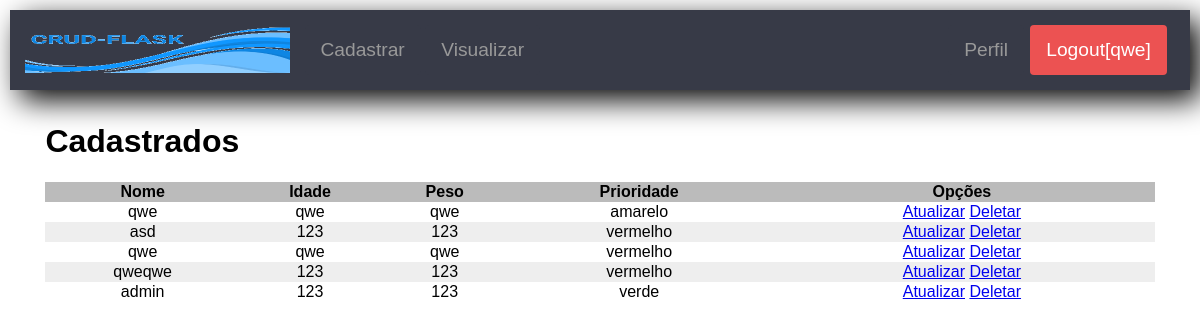
Page /read (signed in) on the committed database.
### app/models.py (models this page shows, shortened)
class User(UserMixin, db.Model):
    id = db.Column(db.Integer, primary_key=True)
    username = db.Column(db.String(64), index=True, unique=True)
    email = db.Column(db.String(120), index=True, unique=True)
    password_hash = db.Column(db.String(128))
    last_seen = db.Column(db.DateTime, default=datetime.utcnow)
    permissions = db.Column(db.String(3))
    status = db.Column(db.String(10))
    cosia = db.relationship('Coisa', backref='QualquerCoisa', lazy='dynamic')

class Coisa(db.Model):
    id = db.Column(db.Integer, primary_key=True)
    name = db.Column(db.String(64))
    age = db.Column(db.String(5))
    weight = db.Column(db.String(5))
    priority = db.Column(db.String(20))
    user_id = db.Column(db.Integer, db.ForeignKey('user.id'))

### app/routes.py (the view)
@app.route("/read", methods=['GET', 'POST'])
@login_required
def read():
    if current_user.permissions == 'create_read' or 'update' or 'crud':
        u = int(current_user.id)
        coisa = Coisa.query.filter_by(user_id=u)
        size = len(list(coisa))
        return render_template('list_data.html', size=size, coisas=coisa)
    return render_template('404.html')

### app/models.py (called while the page is built)
@login.user_loader
def load_user(id):
    return User.query.get(int(id))

### app/routes.py (called while the page is built)
@app.before_request
def before_request():
    if current_user.is_authenticated:
        current_user.last_seen = datetime.utcnow()
        db.session.commit()
    g.locale = str(get_locale())

### app/templates/list_data.html (shortened to what this page needs)
{% extends "index.html" %}
{% block content %}
<h1>Cadastrados</h1>
  {% if size != 0 %}
  <table>
  <thead>
    <tr>
      <th>Nome</th>
      <th>Idade</th>
      <th>Peso</th>
      <th>Prioridade</th>
      <th>Opções</th>
    </tr>
  </thead>
  {% for coisa in coisas%}
  <tr>
    <td>{{coisa.name}}</td>
    <td>{{coisa.age}}</td>
    <td>{{coisa.weight}}</td>
    <td>{{coisa.priority}}</td>
    <td>
        {% if current_user.permissions == 'update' or 'crud' %}
            <a href="{{ url_for('update',cid=coisa.id ,name=coisa.name) }}">Atualizar</a>
        {% else %}
            Atualizar
        {% endif %}
        {% if current_user.permissions == 'delete' or 'crud' %}
            <a href="{{ url_for('delete',cid=coisa.id ,name=coisa.name) }}">Deletar</a>
        {% else %}
            Deletar
        {% endif %}
    </td>
  </tr>
{% endfor %}
  </table>
  {% else %}
  <div>
    Não há registro
  </div>
  {% endif %}
</div>
{% endblock %}

### app/templates/index.html (shortened to what this page needs)
<!DOCTYPE html>
<html lang="pt-br">
<head>
        <link href="https://maxcdn.bootstrapcdn.com/font-awesome/4.7.0/css/font-awesome.min.css" rel="stylesheet">
    <link rel="stylesheet" href="{{ url_for('static', filename='css/crf.css')}}">
</head>
<body>
    <header class="cabecalho">
        <div class="logo">
            <a href="{{ url_for('index')}}">
                <img src="{{url_for('static', filename='img/logo_flask.png')}}" alt="Logo" />
            </a>
        </div>
        {% if current_user.is_anonymous %}
            <aside class="lateral">
                <a href="{{ url_for('login') }}" class="btn-blue">Fazer login</a>
                <a href="{{ url_for('register') }}" class="botao btn-red">Cadastrar-se</a>
            </aside>
        {% elif current_user.permissions == 'create_read' or 'update' or 'crud' %}
        <nav class="menu">
            <ul>
                <li>
                    <a href="{{ url_for('create') }}" class="btn">Cadastrar</a>
                    <a href="{{ url_for('read') }}" class="btn">Visualizar</a>
                </li>
            </ul>
        </nav>
        {% endif %}
        {% if not current_user.is_anonymous %}
        <aside class="lateral">
            <a href="{{ url_for('user', username=current_user.username) }}" class="btn">Perfil</a>
            <a href="{{ url_for('logout') }}" class="btn-red botao">{{ _('Logout')}}[{{(current_user.username)}}]</a>
        </aside>
        {% endif %}
    </header>
    <div class="centro">
        {% block content %}{% endblock %}
</body>
</html>

### app/static/css/crf.css (style rules this page uses)
body { margin: 10px; font-family: sans-serif; }
.cabecalho { background: #373a47; box-shadow: 10px 10px 30px 0px rgba(0,0,0,1); height: 80px; }
.cabecalho a { text-decoration: none; font-size: 1.2em; padding: 10px 15px; }
.logo img { height: 50px; }
.menu ul { list-style: none; margin: 0; padding: 0; }
.btn { color: #999; background: #373a47; display: inline-block; margin-bottom: 0; font-weight: 400; text-align: center; white-space: nowrap; vertical-align: middle; border: 1px solid transparent; padding: 6px 12px; font-size: 14px; line-height: 1.42857143; border-radius: 4px; background-image: none; font-size: 1.2em; }
.btn-red { color: #fff; background: #ec5252; display: inline-block; margin-bottom: 0; font-weight: 400; text-align: center; white-space: nowrap; vertical-align: middle; border: 1px solid transparent; padding: 6px 12px; font-size: 14px; line-height: 1.42857143; border-radius: 4px; background-image: none; font-size: 1.2em; }
.centro { padding: 1% 3%; }
table { border-collapse: collapse; width: 100%; position: center; }
thead { background: #ccc repeat-x left center; }
th { background: #bbb; }
tr { text-align: center; }
tr:nth-child(even) { background-color: #eee; }
.cabecalho { display: flex; align-items: center; justify-content: space-between; }
.menu { flex-grow: 10; }
.menu ul { display: flex; }
.lateral { display: flex; padding-right: 2.5%; }
.lateral a { margin-right: 3%; }

### rows in the picture
User: username "qwe"
Coisa: name "qwe", age "qwe", weight "qwe", priority "amarelo"
Coisa: name "asd", age "123", weight "123", priority "vermelho"
Coisa: name "qwe", age "qwe", weight "qwe", priority "vermelho"
Coisa: name "qweqwe", age "123", weight "123", priority "vermelho"
Coisa: name "admin", age "123", weight "123", priority "verde"
